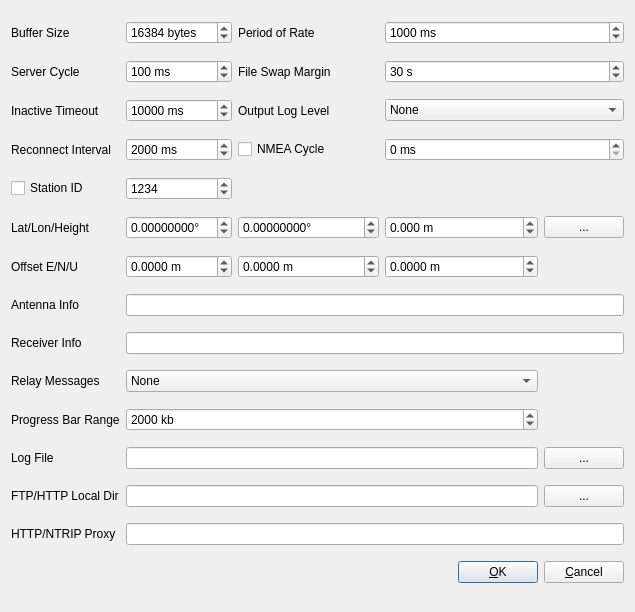
<?xml version="1.0" encoding="UTF-8"?>
<ui version="4.0">
 <class>SvrOptDialog</class>
 <widget class="QWidget" name="SvrOptDialog">
  <property name="geometry">
   <rect>
    <x>0</x>
    <y>0</y>
    <width>635</width>
    <height>612</height>
   </rect>
  </property>
  <property name="windowTitle">
   <string>Options</string>
  </property>
  <property name="toolTip">
   <string/>
  </property>
  <layout class="QGridLayout" name="gridLayout">
   <item row="4" column="3" colspan="2">
    <widget class="QLabel" name="Label7">
     <property name="toolTip">
      <string>Log level for log stream</string>
     </property>
     <property name="text">
      <string>Output Log Level</string>
     </property>
    </widget>
   </item>
   <item row="21" column="7">
    <widget class="QPushButton" name="btnCancel">
     <property name="toolTip">
      <string/>
     </property>
     <property name="text">
      <string>&amp;Cancel</string>
     </property>
     <property name="flat">
      <bool>false</bool>
     </property>
    </widget>
   </item>
   <item row="0" column="2">
    <widget class="QSpinBox" name="sBServerBufferSize">
     <property name="toolTip">
      <string>Size of the read buffer</string>
     </property>
     <property name="suffix">
      <string> bytes</string>
     </property>
     <property name="maximum">
      <number>1000000</number>
     </property>
     <property name="value">
      <number>16384</number>
     </property>
    </widget>
   </item>
   <item row="19" column="7">
    <widget class="QPushButton" name="btnLocalDir">
     <property name="toolTip">
      <string>Select directory for HTTP &amp; FTP data</string>
     </property>
     <property name="text">
      <string>...</string>
     </property>
    </widget>
   </item>
   <item row="6" column="3" colspan="2">
    <widget class="QCheckBox" name="cBNmeaReq">
     <property name="toolTip">
      <string/>
     </property>
     <property name="text">
      <string>NMEA Cycle</string>
     </property>
     <property name="checked">
      <bool>false</bool>
     </property>
    </widget>
   </item>
   <item row="2" column="5" colspan="3">
    <widget class="QSpinBox" name="sBFileSwapMargin">
     <property name="toolTip">
      <string>Time to switch to new file</string>
     </property>
     <property name="suffix">
      <string> s</string>
     </property>
     <property name="minimum">
      <number>0</number>
     </property>
     <property name="value">
      <number>30</number>
     </property>
    </widget>
   </item>
   <item row="19" column="0">
    <widget class="QLabel" name="Label4">
     <property name="enabled">
      <bool>true</bool>
     </property>
     <property name="toolTip">
      <string/>
     </property>
     <property name="text">
      <string>FTP/HTTP Local Dir</string>
     </property>
    </widget>
   </item>
   <item row="2" column="3" colspan="2">
    <widget class="QLabel" name="Label9">
     <property name="toolTip">
      <string/>
     </property>
     <property name="text">
      <string>File Swap Margin</string>
     </property>
    </widget>
   </item>
   <item row="12" column="0">
    <widget class="QLabel" name="lblAntennaOffsets">
     <property name="toolTip">
      <string/>
     </property>
     <property name="text">
      <string>Offset E/N/U</string>
     </property>
    </widget>
   </item>
   <item row="17" column="7">
    <widget class="QPushButton" name="btnLogFile">
     <property name="toolTip">
      <string>Select log file</string>
     </property>
     <property name="text">
      <string>...</string>
     </property>
    </widget>
   </item>
   <item row="11" column="3" colspan="2">
    <widget class="QDoubleSpinBox" name="sBAntennaPos2">
     <property name="toolTip">
      <string>Station longitude</string>
     </property>
     <property name="suffix">
      <string>°</string>
     </property>
     <property name="decimals">
      <number>8</number>
     </property>
     <property name="minimum">
      <double>-180.000000000000000</double>
     </property>
     <property name="maximum">
      <double>180.000000000000000</double>
     </property>
    </widget>
   </item>
   <item row="13" column="0">
    <widget class="QLabel" name="lblAntennaInfo">
     <property name="toolTip">
      <string/>
     </property>
     <property name="text">
      <string>Antenna Info</string>
     </property>
    </widget>
   </item>
   <item row="21" column="6">
    <widget class="QPushButton" name="btnOk">
     <property name="toolTip">
      <string/>
     </property>
     <property name="text">
      <string>&amp;OK</string>
     </property>
     <property name="autoDefault">
      <bool>true</bool>
     </property>
     <property name="default">
      <bool>true</bool>
     </property>
    </widget>
   </item>
   <item row="12" column="2">
    <widget class="QDoubleSpinBox" name="sBAntennaOffset1">
     <property name="toolTip">
      <string>Antenna offset in east direction</string>
     </property>
     <property name="suffix">
      <string> m</string>
     </property>
     <property name="decimals">
      <number>4</number>
     </property>
     <property name="minimum">
      <double>-1000.000000000000000</double>
     </property>
     <property name="maximum">
      <double>10000.000000000000000</double>
     </property>
    </widget>
   </item>
   <item row="16" column="0">
    <widget class="QLabel" name="label_4">
     <property name="text">
      <string>Progress Bar Range</string>
     </property>
    </widget>
   </item>
   <item row="2" column="0">
    <widget class="QLabel" name="Label2">
     <property name="toolTip">
      <string/>
     </property>
     <property name="text">
      <string>Server Cycle </string>
     </property>
    </widget>
   </item>
   <item row="14" column="2" colspan="6">
    <widget class="QLineEdit" name="lEReceiverInfo">
     <property name="enabled">
      <bool>true</bool>
     </property>
     <property name="toolTip">
      <string>&lt;html&gt;&lt;head/&gt;&lt;body&gt;&lt;p&gt;Comma separated list of:&lt;/p&gt;&lt;p&gt;- receiver type&lt;/p&gt;&lt;p&gt;- receiver version&lt;/p&gt;&lt;p&gt;- receiver serial number&lt;/p&gt;&lt;/body&gt;&lt;/html&gt;</string>
     </property>
     <property name="text">
      <string/>
     </property>
    </widget>
   </item>
   <item row="9" column="2">
    <widget class="QSpinBox" name="sBStationId">
     <property name="toolTip">
      <string>Station ID</string>
     </property>
     <property name="maximum">
      <number>100000</number>
     </property>
     <property name="value">
      <number>1234</number>
     </property>
    </widget>
   </item>
   <item row="6" column="5" colspan="3">
    <widget class="QSpinBox" name="sBNmeaCycle">
     <property name="suffix">
      <string> ms</string>
     </property>
     <property name="maximum">
      <number>100000</number>
     </property>
    </widget>
   </item>
   <item row="11" column="7">
    <widget class="QPushButton" name="btnPosition">
     <property name="toolTip">
      <string>Set station position</string>
     </property>
     <property name="text">
      <string>...</string>
     </property>
    </widget>
   </item>
   <item row="11" column="0">
    <widget class="QLabel" name="lblLatLonHeight">
     <property name="toolTip">
      <string/>
     </property>
     <property name="text">
      <string>Lat/Lon/Height</string>
     </property>
    </widget>
   </item>
   <item row="15" column="0">
    <widget class="QLabel" name="label_3">
     <property name="text">
      <string>Relay Messages</string>
     </property>
    </widget>
   </item>
   <item row="12" column="5" colspan="2">
    <widget class="QDoubleSpinBox" name="sBAntennaOffset3">
     <property name="toolTip">
      <string>Antenna height offset</string>
     </property>
     <property name="suffix">
      <string> m</string>
     </property>
     <property name="decimals">
      <number>4</number>
     </property>
     <property name="minimum">
      <double>-1000.000000000000000</double>
     </property>
     <property name="maximum">
      <double>1000.000000000000000</double>
     </property>
    </widget>
   </item>
   <item row="11" column="5" colspan="2">
    <widget class="QDoubleSpinBox" name="sBAntennaPos3">
     <property name="toolTip">
      <string>Station height</string>
     </property>
     <property name="suffix">
      <string> m</string>
     </property>
     <property name="decimals">
      <number>3</number>
     </property>
     <property name="minimum">
      <double>-1000.000000000000000</double>
     </property>
     <property name="maximum">
      <double>10000.000000000000000</double>
     </property>
    </widget>
   </item>
   <item row="9" column="0">
    <widget class="QCheckBox" name="cBStationId">
     <property name="toolTip">
      <string/>
     </property>
     <property name="text">
      <string>Station ID</string>
     </property>
    </widget>
   </item>
   <item row="14" column="0">
    <widget class="QLabel" name="lblReceiverInfo">
     <property name="toolTip">
      <string/>
     </property>
     <property name="text">
      <string>Receiver Info</string>
     </property>
    </widget>
   </item>
   <item row="17" column="0">
    <widget class="QLabel" name="label_2">
     <property name="text">
      <string>Log File</string>
     </property>
    </widget>
   </item>
   <item row="6" column="0">
    <widget class="QLabel" name="Label5">
     <property name="toolTip">
      <string/>
     </property>
     <property name="text">
      <string>Reconnect Interval</string>
     </property>
    </widget>
   </item>
   <item row="20" column="0">
    <widget class="QLabel" name="Label10">
     <property name="toolTip">
      <string/>
     </property>
     <property name="text">
      <string>HTTP/NTRIP Proxy</string>
     </property>
    </widget>
   </item>
   <item row="17" column="2" colspan="5">
    <widget class="QLineEdit" name="lELogFile">
     <property name="toolTip">
      <string>Path to log file</string>
     </property>
    </widget>
   </item>
   <item row="4" column="2">
    <widget class="QSpinBox" name="sBDataTimeout">
     <property name="toolTip">
      <string>Time to detect inactivity</string>
     </property>
     <property name="suffix">
      <string> ms</string>
     </property>
     <property name="maximum">
      <number>1000000</number>
     </property>
     <property name="value">
      <number>10000</number>
     </property>
    </widget>
   </item>
   <item row="4" column="0">
    <widget class="QLabel" name="Label3">
     <property name="toolTip">
      <string/>
     </property>
     <property name="text">
      <string>Inactive Timeout</string>
     </property>
    </widget>
   </item>
   <item row="16" column="2" colspan="5">
    <widget class="QSpinBox" name="sBProgressBar">
     <property name="toolTip">
      <string>Maximum range of input byte buffer</string>
     </property>
     <property name="suffix">
      <string> kb</string>
     </property>
     <property name="maximum">
      <number>100000</number>
     </property>
     <property name="value">
      <number>2000</number>
     </property>
    </widget>
   </item>
   <item row="4" column="5" colspan="3">
    <widget class="QComboBox" name="cBTraceLevel">
     <property name="enabled">
      <bool>true</bool>
     </property>
     <property name="toolTip">
      <string/>
     </property>
     <item>
      <property name="text">
       <string>None</string>
      </property>
     </item>
     <item>
      <property name="text">
       <string>Level 1</string>
      </property>
     </item>
     <item>
      <property name="text">
       <string>Level 2</string>
      </property>
     </item>
     <item>
      <property name="text">
       <string>Level 3</string>
      </property>
     </item>
     <item>
      <property name="text">
       <string>Level 4</string>
      </property>
     </item>
     <item>
      <property name="text">
       <string>Level 5</string>
      </property>
     </item>
    </widget>
   </item>
   <item row="0" column="5" colspan="3">
    <widget class="QSpinBox" name="sBAveragePeriodRate">
     <property name="toolTip">
      <string>Average time for data rate</string>
     </property>
     <property name="suffix">
      <string> ms</string>
     </property>
     <property name="maximum">
      <number>1000000</number>
     </property>
     <property name="value">
      <number>1000</number>
     </property>
    </widget>
   </item>
   <item row="6" column="2">
    <widget class="QSpinBox" name="sBReconnectInterval">
     <property name="toolTip">
      <string>Interval to reconnect</string>
     </property>
     <property name="suffix">
      <string> ms</string>
     </property>
     <property name="maximum">
      <number>100000</number>
     </property>
     <property name="value">
      <number>2000</number>
     </property>
    </widget>
   </item>
   <item row="11" column="2">
    <widget class="QDoubleSpinBox" name="sBAntennaPos1">
     <property name="toolTip">
      <string>Station Latitude</string>
     </property>
     <property name="suffix">
      <string>°</string>
     </property>
     <property name="decimals">
      <number>8</number>
     </property>
     <property name="minimum">
      <double>-90.000000000000000</double>
     </property>
     <property name="maximum">
      <double>90.000000000000000</double>
     </property>
    </widget>
   </item>
   <item row="0" column="0">
    <widget class="QLabel" name="Label1">
     <property name="toolTip">
      <string/>
     </property>
     <property name="text">
      <string>Buffer Size</string>
     </property>
    </widget>
   </item>
   <item row="12" column="3" colspan="2">
    <widget class="QDoubleSpinBox" name="sBAntennaOffset2">
     <property name="toolTip">
      <string>Antenna offset in north direction</string>
     </property>
     <property name="suffix">
      <string> m</string>
     </property>
     <property name="decimals">
      <number>4</number>
     </property>
     <property name="minimum">
      <double>-1000.000000000000000</double>
     </property>
     <property name="maximum">
      <double>1000.000000000000000</double>
     </property>
    </widget>
   </item>
   <item row="0" column="3" colspan="2">
    <widget class="QLabel" name="Label6">
     <property name="toolTip">
      <string/>
     </property>
     <property name="text">
      <string>Period of Rate</string>
     </property>
    </widget>
   </item>
   <item row="2" column="2">
    <widget class="QSpinBox" name="sBServerCycle">
     <property name="toolTip">
      <string>Server cycle time</string>
     </property>
     <property name="suffix">
      <string> ms</string>
     </property>
     <property name="maximum">
      <number>10000</number>
     </property>
     <property name="value">
      <number>100</number>
     </property>
    </widget>
   </item>
   <item row="19" column="2" colspan="5">
    <widget class="QLineEdit" name="lELocalDir">
     <property name="toolTip">
      <string>Local storage directory for HTTP &amp; FTP data</string>
     </property>
    </widget>
   </item>
   <item row="20" column="2" colspan="6">
    <widget class="QLineEdit" name="lEProxyAddress">
     <property name="toolTip">
      <string>Proxy server</string>
     </property>
    </widget>
   </item>
   <item row="13" column="2" colspan="6">
    <widget class="QLineEdit" name="lEAntennaInfo">
     <property name="enabled">
      <bool>true</bool>
     </property>
     <property name="toolTip">
      <string>&lt;html&gt;&lt;head/&gt;&lt;body&gt;&lt;p&gt;Comma separated list of:&lt;/p&gt;&lt;p&gt;- antenna description&lt;/p&gt;&lt;p&gt;- antenna serial number&lt;/p&gt;&lt;p&gt;- setup description&lt;/p&gt;&lt;/body&gt;&lt;/html&gt;</string>
     </property>
     <property name="text">
      <string/>
     </property>
    </widget>
   </item>
   <item row="15" column="2" colspan="5">
    <widget class="QComboBox" name="cBRelayMessage">
     <property name="toolTip">
      <string>Relay back output messages to input stream</string>
     </property>
     <item>
      <property name="text">
       <string>None</string>
      </property>
     </item>
     <item>
      <property name="text">
       <string>(1) -&gt; (0)</string>
      </property>
     </item>
     <item>
      <property name="text">
       <string>(2) -&gt; (0)</string>
      </property>
     </item>
     <item>
      <property name="text">
       <string>(3) -&gt; (0)</string>
      </property>
     </item>
    </widget>
   </item>
  </layout>
 </widget>
 <tabstops>
  <tabstop>btnOk</tabstop>
  <tabstop>btnCancel</tabstop>
  <tabstop>sBServerBufferSize</tabstop>
  <tabstop>sBAveragePeriodRate</tabstop>
  <tabstop>sBServerCycle</tabstop>
  <tabstop>sBFileSwapMargin</tabstop>
  <tabstop>sBDataTimeout</tabstop>
  <tabstop>cBTraceLevel</tabstop>
  <tabstop>sBReconnectInterval</tabstop>
  <tabstop>cBNmeaReq</tabstop>
  <tabstop>sBNmeaCycle</tabstop>
  <tabstop>cBStationId</tabstop>
  <tabstop>sBStationId</tabstop>
  <tabstop>sBAntennaPos1</tabstop>
  <tabstop>sBAntennaPos2</tabstop>
  <tabstop>sBAntennaPos3</tabstop>
  <tabstop>btnPosition</tabstop>
  <tabstop>sBAntennaOffset1</tabstop>
  <tabstop>sBAntennaOffset2</tabstop>
  <tabstop>sBAntennaOffset3</tabstop>
  <tabstop>lEAntennaInfo</tabstop>
  <tabstop>lEReceiverInfo</tabstop>
  <tabstop>cBRelayMessage</tabstop>
  <tabstop>sBProgressBar</tabstop>
  <tabstop>lELogFile</tabstop>
  <tabstop>btnLogFile</tabstop>
  <tabstop>lELocalDir</tabstop>
  <tabstop>btnLocalDir</tabstop>
  <tabstop>lEProxyAddress</tabstop>
 </tabstops>
 <resources/>
 <connections/>
</ui>
